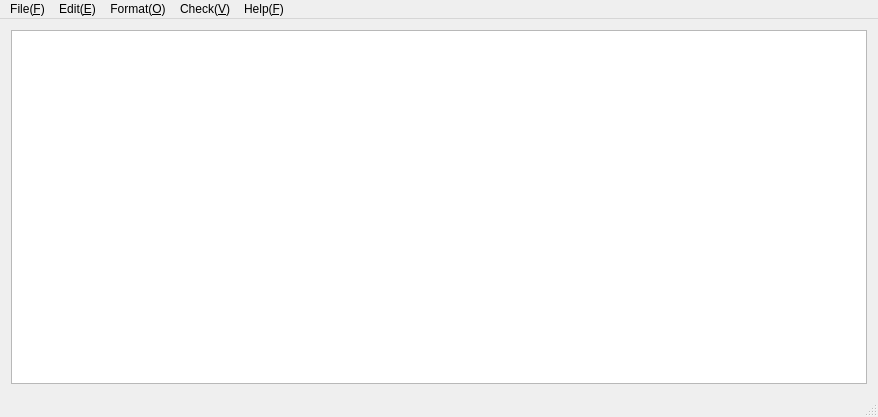
<?xml version="1.0" encoding="UTF-8"?>
<ui version="4.0">
 <class>MainWindow</class>
 <widget class="QMainWindow" name="MainWindow">
  <property name="geometry">
   <rect>
    <x>0</x>
    <y>0</y>
    <width>878</width>
    <height>417</height>
   </rect>
  </property>
  <property name="windowTitle">
   <string>MainWindow</string>
  </property>
  <widget class="QWidget" name="centralWidget">
   <layout class="QVBoxLayout" name="verticalLayout">
    <item>
     <widget class="CodeEditor" name="textEdit"/>
    </item>
   </layout>
  </widget>
  <widget class="QMenuBar" name="menuBar">
   <property name="geometry">
    <rect>
     <x>0</x>
     <y>0</y>
     <width>878</width>
     <height>21</height>
    </rect>
   </property>
   <widget class="QMenu" name="editMenu">
    <property name="title">
     <string>Edit(&amp;E)</string>
    </property>
    <addaction name="undoAct"/>
    <addaction name="separator"/>
    <addaction name="cutAct"/>
    <addaction name="copyAct"/>
    <addaction name="pasteAct"/>
    <addaction name="separator"/>
    <addaction name="findAct"/>
    <addaction name="replaceAct"/>
    <addaction name="separator"/>
    <addaction name="dateAct"/>
   </widget>
   <widget class="QMenu" name="formatMenu">
    <property name="title">
     <string>Format(&amp;O)</string>
    </property>
    <addaction name="fontAct"/>
   </widget>
   <widget class="QMenu" name="checkMenu">
    <property name="title">
     <string>Check(&amp;V)</string>
    </property>
    <addaction name="statuBarAct"/>
   </widget>
   <widget class="QMenu" name="helpMenu">
    <property name="title">
     <string>Help(&amp;F)</string>
    </property>
    <addaction name="aboutAct"/>
    <addaction name="aboutQtAct"/>
   </widget>
   <widget class="QMenu" name="fileMenu">
    <property name="title">
     <string>File(&amp;F)</string>
    </property>
    <addaction name="newFileAct"/>
    <addaction name="openFileAct"/>
    <addaction name="saveAct"/>
    <addaction name="saveasAct"/>
    <addaction name="separator"/>
    <addaction name="separator"/>
    <addaction name="exitAct"/>
   </widget>
   <addaction name="fileMenu"/>
   <addaction name="editMenu"/>
   <addaction name="formatMenu"/>
   <addaction name="checkMenu"/>
   <addaction name="helpMenu"/>
  </widget>
  <widget class="QStatusBar" name="statusBar"/>
  <action name="newFileAct">
   <property name="text">
    <string>New(&amp;N)</string>
   </property>
   <property name="shortcut">
    <string>Ctrl+N</string>
   </property>
  </action>
  <action name="openFileAct">
   <property name="text">
    <string>Open(&amp;O)</string>
   </property>
   <property name="shortcut">
    <string>Ctrl+O</string>
   </property>
  </action>
  <action name="saveAct">
   <property name="text">
    <string>Save(&amp;S)</string>
   </property>
   <property name="shortcut">
    <string>Ctrl+S</string>
   </property>
  </action>
  <action name="saveasAct">
   <property name="text">
    <string>Save As ...(&amp;A)</string>
   </property>
  </action>
  <action name="exitAct">
   <property name="text">
    <string>Exit(&amp;X)</string>
   </property>
   <property name="toolTip">
    <string>Exit(X)</string>
   </property>
  </action>
  <action name="undoAct">
   <property name="text">
    <string>Undo(&amp;U)</string>
   </property>
   <property name="shortcut">
    <string>Ctrl+Z</string>
   </property>
  </action>
  <action name="cutAct">
   <property name="text">
    <string>Cut(&amp;T)</string>
   </property>
   <property name="shortcut">
    <string>Ctrl+X</string>
   </property>
  </action>
  <action name="copyAct">
   <property name="text">
    <string>Copy(C)</string>
   </property>
   <property name="shortcut">
    <string>Ctrl+C</string>
   </property>
  </action>
  <action name="pasteAct">
   <property name="text">
    <string>Paste(P)</string>
   </property>
   <property name="shortcut">
    <string>Ctrl+V</string>
   </property>
  </action>
  <action name="fontAct">
   <property name="text">
    <string>Font(F)</string>
   </property>
  </action>
  <action name="aboutQtAct">
   <property name="text">
    <string>About Qt</string>
   </property>
  </action>
  <action name="aboutAct">
   <property name="text">
    <string>About</string>
   </property>
  </action>
  <action name="findAct">
   <property name="text">
    <string>Find(&amp;F)</string>
   </property>
   <property name="shortcut">
    <string>Ctrl+F</string>
   </property>
  </action>
  <action name="statuBarAct">
   <property name="checkable">
    <bool>true</bool>
   </property>
   <property name="text">
    <string>StatuBar(&amp;S)</string>
   </property>
  </action>
  <action name="actionReplace">
   <property name="text">
    <string>Replace</string>
   </property>
  </action>
  <action name="actionDate">
   <property name="text">
    <string>Date</string>
   </property>
  </action>
  <action name="replaceAct">
   <property name="text">
    <string>Replace(&amp;H)</string>
   </property>
   <property name="shortcut">
    <string>Ctrl+H</string>
   </property>
  </action>
  <action name="dateAct">
   <property name="text">
    <string>Date(F5)</string>
   </property>
   <property name="shortcut">
    <string>F5</string>
   </property>
  </action>
 </widget>
 <layoutdefault spacing="6" margin="11"/>
 <customwidgets>
  <customwidget>
   <class>CodeEditor</class>
   <extends>QPlainTextEdit</extends>
   <header>codeeditor.h</header>
  </customwidget>
 </customwidgets>
 <resources/>
 <connections/>
</ui>
